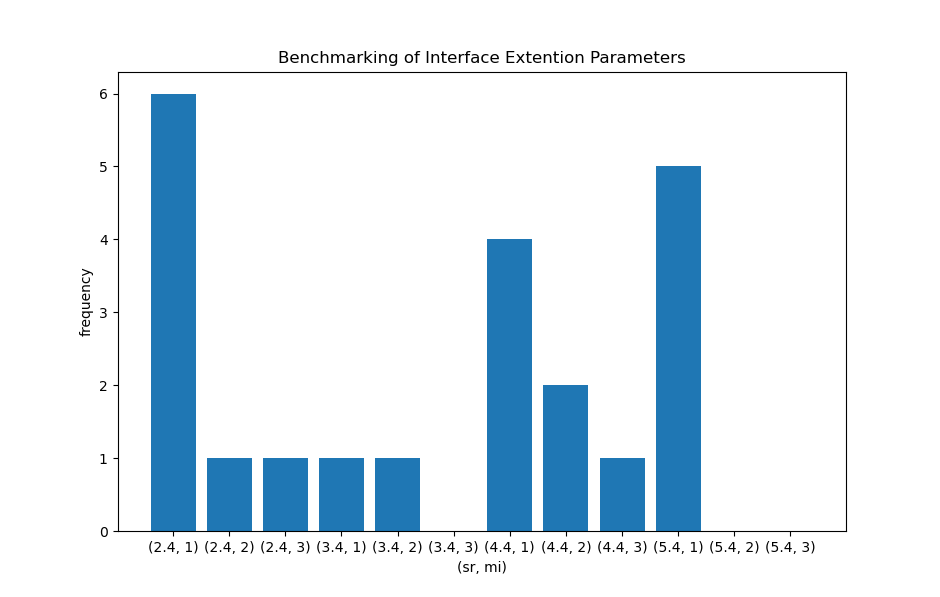

Here is the Python script that generated this plot:
from API import interfaceExtention
import pandas as pd
import matplotlib.pyplot as plt
from scripts.intercaatmaster.intercaatWrapper import intercaat
import os
from scripts.pdb_fixinsert import fixInsert
from scripts.CLI import download_pdb
import shutil

def main():
    data = []
    proteins = {
            "6waq": ["A","B"],
            "1i8l": ["B","D"],
            "1a3r":["H","P"],
            "1a5h":["A","C"],
            "1a81":["A","B"],
            "1ab9":["B","A"],
            "1axd":["A","C"],
            "1aya":["A","P"],
            "1b8h":["B","D"]
            # "1joj":["B","Q"],
            # "1jp5":["A","C"],
            # "3mhp":["A","C"],
            # "2l7u":["A","B"],
            # "3dxc":["A","B"],
            # "3rtx":["A","C"],
            # "1i3z":["A","B"],
            # "2vif":["A","P"],
            # "148l":["E","S"],
            # "1b0r":["A","C"],
            # "1bqh":["A","C"],
            # "1f4v":["B","E"]
            }
    # radii = [2.4,3.4,4.4,5.5]
    radii = [5.4]
    mi_thresholds = [3,2,1]
    for pdb in proteins:
        pdb, pdb_file = preprocess(pdb)
        try:
            wt_interface = intercaatRun(pdb_file, proteins[pdb][0], proteins[pdb][1])
        except:
            print("error")
            continue
        for sr in radii:
            for mi in mi_thresholds:
                extended_interface = interfaceExtention(pdb,pdb_file,proteins[pdb][0], proteins[pdb][1], sr, mi,result_file = f"{pdb}_{sr}_{mi}.txt", intercaat_result = wt_interface)
                print(pdb, pdb_file, sr, mi, extended_interface)
                extended_interface = " ".join(extended_interface)
                data.append([pdb,str(sr),str(mi),extended_interface])
        shutil.make_archive(f"output/{pdb}/mutants_{pdb}" , 'zip', f"output/{pdb}/mutants")
        shutil.rmtree(f"output/{pdb}/mutants")
    with open(f"benchmark_data.csv","a+") as bmark_fh:
        for line in data:
            bmark_fh.write(",".join(line) + "\n")
    print(data)
    return

def intercaatRun(in_pdb, query_chain, partner_chain, qhull =False):
    intercaat_result = intercaat(in_pdb, query_chain, partner_chain, fp="input/", qhull = qhull)
    return intercaat_result

def preprocess(pdb):
    files = [i for i in os.listdir("input/") if i.endswith(".pdb")]
    pdb, pdb_file = pdbManager(pdb, files)
    pdb_file = fixInsert(pdb_file)
    print(pdb, pdb_file)
    os.makedirs("output/", exist_ok=True)
    os.makedirs(f"output/{pdb}/mutants/", exist_ok=True)
    return pdb, pdb_file

def pdbManager(pdb, files):
    pdb_file = pdb + ".pdb"
    if pdb_file not in files:
        download_pdb(pdb, "input/")
    return pdb, pdb_file


# main()

def cleanup():
    data = []
    proteins = ["6waq","1i8l","1i85","1a3r","1a5h","1a81","1ab9","1axd","1aya","1b8h","1bq9","1joj","1jp5"]

    for folder in os.listdir("output/"):
        if folder in proteins:
            for filename in os.listdir(f"output/{folder}"):
                if filename.startswith(folder):
                    sr = filename.split("_")[1]
                    mi = filename.split("_")[2]
                    mi = mi.split(".")[0]
                    with open(f"output/{folder}/{filename}", "r") as fh:
                        for line in fh.readlines():
                            if line.startswith("Extened Interface Position(s): ") or line.startswith("Extended Interface Position(s):"):
                                line = line.rstrip()
                                positions = line.split(":")[1]
                                data.append([folder,sr, mi, positions])
    print(data)
    df = pd.DataFrame(data, columns = ["pdb","sr","mi","extended_interface"])
    print(df)
    df.to_csv("benchmark_data.csv")
    return

# cleanup()


def plot():
    df: pd.DataFrame = pd.read_csv("benchmark_data.csv")  # type: ignore
    df["extention_length"] = [len(i.split()) if isinstance(i, str) else 0 for i in df["extended_interface"]]
    print(df)
    for pdb, sdf in df.groupby("pdb"):
        fig, axes = plt.subplots(1,4, sharey = True)
        for c, (sr, ssdf) in enumerate(sdf.groupby("sr")):
            ssdf.plot(kind = "scatter", x = "mi", y = "extention_length",title = f"{pdb} | sr: {sr}",  ax = axes[c])

        # for c, (mi, ssdf) in enumerate(sdf.groupby("mi")):
            # ssdf.plot(kind = "scatter", x = "sr", y = "extention_length",title = f"{pdb} | mi: {mi}",  ax = axes[1,c])
        plt.tight_layout()
        plt.savefig(f"output/benchmark/plots/{pdb}_benchmark.png")
    return

# plot()


def findMinParams():
    data = {}
    hist = {
            (2.4,1):0,
            (2.4,2):0,
            (2.4,3):0,
            (3.4,1):0,
            (3.4,2):0,
            (3.4,3):0,
            (4.4,1):0,
            (4.4,2):0,
            (4.4,3):0,
            (5.4,1):0,
            (5.4,2):0,
            (5.4,3):0}

    df: pd.DataFrame = pd.read_csv("benchmark_data.csv")  # type: ignore
    df["extention_length"] = [len(i.split()) if isinstance(i, str) else 0 for i in df["extended_interface"]]
    for pos, sdf in df.groupby("pdb"):
        ssdf = sdf[sdf["extention_length"] == sdf["extention_length"].max()]
        mi_sdf = ssdf[ssdf["mi"] == ssdf["mi"].max()]
        sr_sdf = mi_sdf[ssdf["sr"] == mi_sdf["sr"].min()]
        value  =  (float(sr_sdf["sr"]), float(sr_sdf["mi"]))
        data[pos] = value
        hist[value]  = hist[value] + 1  # type: ignore

    x = [str(i) for i in hist]
    y = hist.values()
    plt.bar(x, y)
    plt.ylabel("frequency")
    plt.xlabel("(sr, mi)")
    plt.show()

    x = list(data.values())
    print(x)
    sr = [i[0] for i in x]
    mi = [i[1] for i in x]
    print(sr, mi)
    h = plt.hist2d(mi,sr, cmap = "Greys")
    plt.ylabel("SR")
    plt.xlabel("MI")
    plt.colorbar(h[3])
    plt.xticks(np.arange(min(mi), max(mi)+1, 1.0))
    plt.yticks(np.arange(min(sr), max(sr)+1, 1.0))
    plt.tight_layout()
    plt.show()
    return
findMinParams()
